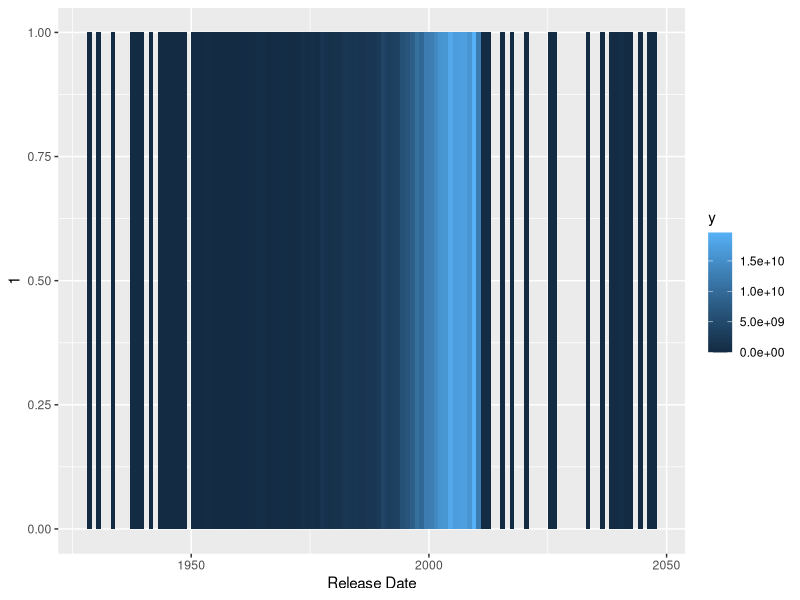

The R source for this figure:
library(tidyverse)

df <- read_csv("data/movies.csv")
ggplot(df) +
  geom_bar(aes(
    x = `Release Date`,
    y = stage(start = `Worldwide Gross`, after_stat = 1),
    fill = after_stat(y)
  ), stat = "summary_bin", fun = "sum", binwidth = 365)
